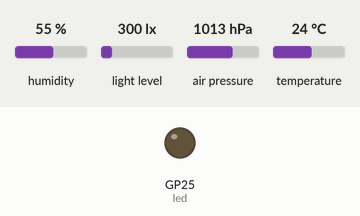
Recording of a program running on a simulated Raspberry Pi Pico running CircuitPython. Parts: output pins drawn as LEDs (lit = HIGH). Dashed ring = blinking. The test bench sets the inputs (shaded band); at power-on: humidity 55 %, light level 300 lx, air pressure 1013 hPa, temperature 24 °C. The clock reads 2024-03-15 10:24:30 at power-on unless the program sets it; files the program writes start out absent; values from a settings file that is not in the repository are placeholders; web requests get an empty 200 reply after 0.4 s; what the program prints to the serial console is not drawn.

Above: at 13.6 s.
At 14.8 s:
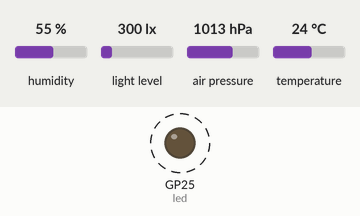
Timing chart, 0 to 15.9 s (numbered marks = the images above):
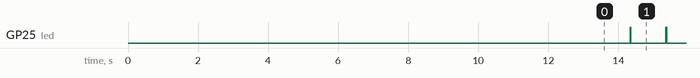

Measured:
- by itself, GP25 (led): alternates HIGH for 0.02 s and LOW for 1.0 s

The program:

code.py
```python
# code.py
#import measure_air_qualityV2
#import measure_air_qualityV3

#import i2c_scanner
#import read_sd_card
#import simpleTest
#import measure_sensor_only
import measure_sensor_SD
#import  measure_sensor_SD_V1
#import testAQI

#import adafruit_connection_manager
#print(dir(adafruit_connection_manager))
```

measure_sensor_SD.py
```python
# This code is designed to read data from either a BME280, BME680, or VEML7700 sensor, log the data to an SD card,
# and optionally send the readings to Adafruit IO.
# It connects to WiFi, sets up an HTTP session,
# and defines functions to send data to Adafruit IO and read sensor data.
# The main loop continuously reads sensor data and sends it to Adafruit IO
# at specified intervals, while also flashing an LED to indicate activity.

# TODO: Add error handling for sensor read failures, WiFi disconnections, and SD card write errors to make the system more robust.

import gc

import wifi
import adafruit_requests
import adafruit_connection_manager
from time import time, sleep
import os
import ssl
import busio
import board
import digitalio
import ipaddress
import adafruit_bme680
from adafruit_bme280 import basic as adafruit_bme280
import adafruit_veml7700
import adafruit_sdcard
import storage
import re
import adafruit_ntp
import rtc

update_interval = 220  # seconds suggest 220 when online - has to be less than 250 to guarantee one update per 5 minute cycle, can be set lower for more frequent updates if desired
led = digitalio.DigitalInOut(board.LED)
led.direction = digitalio.Direction.OUTPUT
ledTime = 0.02  # seconds
sdExists = True
sensor1Type = "NONE"
sensor2Type = "NONE"

# ── Config ────────────────────────────────────────────

AIO_USERNAME  = os.getenv("AIO_USERNAME")
AIO_KEY       = os.getenv("AIO_KEY")
AIO_URL       = f"https://io.adafruit.com/api/v2/{AIO_USERNAME}/feeds"

SEALEVELPRESSURE_HPA = 1013.25

# Metar configuration
STATION = os.getenv('METAR_STATION')
METAR_URL = URL = f"https://aviationweather.gov/api/data/metar?ids={STATION}"

prefix = os.getenv('FILE_PREFIX', 'AQ0')
file_name = "/sd/" + prefix + "_LOG" + ".csv"  # Global variable to hold the current file name for logging
last_SL_pressure = SEALEVELPRESSURE_HPA  # Initialize last known sea level pressure with the default value
gas_baseline = float(os.getenv("GAS_BASELINE", "200000"))  # This is a baseline resistance value for the gas sensor, adjust based on your environment and sensor calibration
sendAdafruit = os.getenv("SEND_TO_ADAFRUIT", "false").lower() == "true"  # Set to True to enable sending data to Adafruit IO, False to disable

headers = {
    "X-AIO-Key": AIO_KEY,
    "Content-Type": "application/json"
}
# ──────────────────────────────────────────────────────

def startNewFile(file_name):  # This will create the file and write the header if it doesn't exist
    if sdExists == False:
        print("SD card not found. Cannot create log file.")
        return
    with open(file_name, "w")  as writefile:
        writefile.write("AIR QUALITY MONITOR LOG  \n")
        writefile.write(" Time, Temp(degF), Humidity(%), Pressure(inHg), AQI, Altitude(ft), Resistance(Ohms), Light(Lux)\n")
        writefile.close()
    print(f"New file created, writing header: {file_name}")

# Create the Network Time Protocol (NTP) object after WiFi is connected
def update_RTC_from_NTP():
    try:
        print("Syncing time with internet...")
        ntp = adafruit_ntp.NTP(pool, tz_offset=-7) # -7 for PDT
        rtc.RTC().datetime = ntp.datetime
        print("Clock synchronized!")
    except Exception as e:
        if isinstance(e, OSError) and e.args[0] == 110:  # ETIMEDOUT
            sleep(5)  # Wait a bit before trying again
            print("NTP request timed out. Will try again.")
            ntp = adafruit_ntp.NTP(pool, tz_offset=-7) # -7 for PDT
            rtc.RTC().datetime = ntp.datetime
        else:
            print(f"Could not sync time: {e}")
            print("Logging will proceed with default system time.")


def calculate_aqi(gas, hum):
    hum_weighting = 25
    gas_weight = 100-hum_weighting
    hum_baseline = 40

    # Humidity offset (ideal is 40%)
    gas_offset = gas_baseline-gas
    hum_offset = hum - hum_baseline
    # Score humidity
    if hum_offset > 0:
        #hum_score = (100 - hum_baseline - hum_offset) / (100 - hum_baseline) * (hum_weighting )
        hum_score = ((100 - hum) / (100 - hum_baseline)) * (hum_weighting)

    else:
        hum_score = ((hum) / hum_baseline) * (hum_weighting )

    # Score gas
    gas_score = (gas / gas_baseline) * (gas_weight )
    iaq_score = gas_score + hum_score

    return min(max(iaq_score, 0), 500)  # clamp to 0–500


def read_data_smooth(sensor1Type, sensor2Type):
    # Initialize before the loop with first reading
    slp = get_sea_level_pressure(False)  # Get the initial sea level pressure for altitude calculations
    temp_s, hum_s, pres_s, res_s, alt_s, aqi_s, light_s = read_data(sensor1Type, sensor2Type, slp)

    # Implement a simple moving average smoothing out short-term fluctuations.
    alpha = 0.02  # Smoothing factor, adjust between 0 and 1 (higher is less smooth but more responsive)

    for i in range(update_interval):
        temp, hum, pres, resistance, alt, aqi, light = read_data(sensor1Type, sensor2Type, slp)
        temp_s = alpha * temp + (1 - alpha) * temp_s
        hum_s  = alpha * hum  + (1 - alpha) * hum_s
        pres_s = alpha * pres + (1 - alpha) * pres_s
        res_s  = alpha * resistance + (1 - alpha) * res_s
        alt_s  = alpha * alt  + (1 - alpha) * alt_s
        aqi_s  = alpha * aqi  + (1 - alpha) * aqi_s
        light_s = alpha * light + (1 - alpha) * light_s
        #print(f"Smoothed Readings: Temp={temp_s:.1f}F, Hum={hum_s:.1f}%, Pres={pres_s:.2f}inHg, Res={res_s:.0f}Ω, Alt={alt_s:.2f} meters, AQI={aqi_s:.0f}, Light={light_s:.2f} lux")
        sleep(1)  # Adjust the sleep time as needed to balance responsiveness with smoothing
          # Flash LED to show activity during the update interval
        led.value = True
        sleep(ledTime)
        led.value = False

    return temp_s, hum_s, pres_s, res_s, alt_s, aqi_s, light_s

def read_data(sensor1Type, sensor2Type, pres):
    tempCalib = float(os.getenv('TEMP_CALIB', 0))
    altCalib = float(os.getenv('ALT_CALIB', 0))
    temp, hum, pres, resistance, alt, aqi, light = 0, 0, 0, 0, 0, 0, 0


    try:
        if sensor1Type == "BME280":
            temp = sensor1.temperature * 9 / 5 + 32  + tempCalib  # Convert to Fahrenheit and apply calibration
            hum = sensor1.humidity
            pres = sensor1.pressure
            alt = (last_SL_pressure - pres) *8.33  + altCalib # Calculate altitude based on current pressure and sea level pressure in meters
            pres = pres * 0.02953 # converted to inches Hg
        if sensor1Type == "BME680":
            sensor1.sea_level_pressure = last_SL_pressure # this nominal sealevel pressure is used to calculate altitude,
            temp = sensor1.temperature * 9 / 5 + 32 + tempCalib  # Convert to Fahrenheit and apply calibration
            hum = sensor1.relative_humidity
            pres = sensor1.pressure * 0.02953 # converted to inches Hg
            alt = sensor1.altitude + altCalib # Add altitude calibration from settings.toml
            resistance = sensor1.gas  # Get the gas resistance value from the BME680
            aqi = calculate_aqi(resistance, hum)  # Calculate the AQI based on gas resistance and humidity
        if sensor2Type == "VEML7700":
            light = sensor2.lux  # Get the light level in lux from the VEML7700
    except Exception as e:
            print(f"Error reading sensor: {e}")
            return 0, 0, 0, 0, 0, 0, 0
    return temp, hum, pres, resistance, alt, aqi, light


def write_data(temp, hum, pres, alt, aqi , resistance, light):
    now = rtc.RTC().datetime
    now = f"{now.tm_year}-{now.tm_mon:02d}-{now.tm_mday:02d} {now.tm_hour:02d}:{now.tm_min:02d}:{now.tm_sec:02d}"
    try:
        with open(file_name, "a") as f:
            f.write(f"{now}, {temp:.1f}, {hum:.1f}, {pres:.2f},  {alt:.0f},{aqi:.0f},{resistance:.0f},{light:.0f} \n")
        print(f"Logged at {now}s, {temp:.1f}, {hum:.1f}, {pres:.2f}, {alt:.0f}, {aqi:.0f}, {resistance:.0f},{light:.0f}")
    except OSError as e:
        print(f"Error writing to SD card: {e}")

def send_to_adafruit(feed_name, value):
    url = f"{AIO_URL}/{feed_name}/data"
    payload = f'{{"value": "{value}"}}'
    gc.collect()

    try:
        response = https.post(url, headers=headers, data=payload)
        print(f"Sent {feed_name}={value} → {response.status_code}")
        response.close()
    except Exception as e:
        print(f"Error sending {feed_name}:", e)
    finally:
        adafruit_connection_manager.connection_manager_close_all(pool)
        gc.collect()

def get_sea_level_pressure(first_run=False):
    print(f"Fetching sea level pressure for {STATION}...")
    global last_SL_pressure
    try:
        gc.collect()  # Run garbage collection to free up memory before making the request
        metar_text = None   # Clear previous METAR text to avoid confusion in case of request failure
        try:
            response = https.get(URL, timeout=15)
            metar_text = response.text
            response.close()
        except (RuntimeError, OSError) as e:
            print(f"Connection error: {e}")
            # Optional: Force a Wi-Fi reset here if it fails repeatedly

        #print(f"METAR Response: {metar_text}")  # Debug print to see the full METAR response
        sea_level_pressure = get_pressure_robust(metar_text)

        #print(f"Altimeter Setting:  {sea_level_pressure:.2f} hPa)")
        if first_run:
            sea_level_pressure = sea_level_pressure # Use the initial pressure reading as the starting point for sea level pressure
        else:
            sea_level_pressure = 0.95 * last_SL_pressure + 0.05 * sea_level_pressure # average the new reading with the last known sea level pressure to smooth out fluctuations
            last_SL_pressure =sea_level_pressure # Update the last known sea level pressure with the new value
        print(f"Using Sea Level Pressure: {sea_level_pressure:.2f} hPa")
    except Exception as e:
        print(f"Error fetching sea level pressure: {e}")
        sea_level_pressure = last_SL_pressure
    #print(f"Using Sea Level Pressure: {sea_level_pressure:.2f} hPa")
    return sea_level_pressure

def get_pressure_robust(text):
    if text is None or "METAR" not in text:
        return None

    try:
        # 1. Search for SLP (High Resolution)
        if "SLP" in text:
            idx = text.find("SLP")
            # Extract the 3 digits after 'SLP'
            slp_str = text[idx+3 : idx+6]
            if slp_str.isdigit():
                val = int(slp_str)
                # Logic: SLP130 -> 1013.0, SLP992 -> 999.2
                if val < 500: hpa = (10000 + val) / 10
                if val > 500: hpa = (9000 + val) / 10
                return hpa

        # 2. Fallback to Altimeter (A2992)
        if " A" in text: # Look for space then A to avoid other letters
            idx = text.find(" A") + 1
            alt_str = text[idx+1 : idx+5]
            if alt_str.isdigit():
                inhg = float(alt_str) / 100
                return inhg * 33.8639

    except Exception as e:
        print(f"Parsing error: {e}")

    return None
# TODO - Use i2c_scanner.py to detect which sensor is connected and set the 1 variable accordingly, rather than relying on a manual setting in settings.toml. This would make the system more plug-and-play and reduce the chances of user error in configuration.


def initialize_sensors():
    global  sensor1, sensor1Type, sensor2, sensor2Type

    i2c = busio.I2C(board.GP21, board.GP20)  # SCL, SDA
    sleep(1)  # Short delay to ensure I2C bus is ready

    while not i2c.try_lock():
        pass
    print(
            "I2C addresses found:",
            [hex(device_address) for device_address in i2c.scan()],
        )
    I2C_addresses = [hex(device_address) for device_address in i2c.scan()]
    i2c.unlock()

    if "0x76" in I2C_addresses:
        sensor1Type = "BME280"
    elif "0x77" in I2C_addresses:
       sensor1Type = "BME680"
    else:
        sensor1Type = "NONE"

    if "0x10" in I2C_addresses:
        sensor2Type = "VEML7700"
    else:
        sensor2Type = "NONE"
    try:
        if sensor1Type != "NONE":
            print(f"Initializing  {sensor1Type}, {sensor2Type} sensors...")

        if sensor1Type == "BME280":
            sensor1 = adafruit_bme280.Adafruit_BME280_I2C(i2c, address=0x76)
        if sensor1Type == "BME680":        # ENS160 for air quality and AHT21 for temp and humidity
            sensor1 = adafruit_bme680.Adafruit_BME680_I2C(i2c, address=0x77, refresh_rate=1)
        if sensor2Type == "VEML7700":
            sensor2 = adafruit_veml7700.VEML7700(i2c, address=0x10)
            sensor2.gain = 0  # Set gain to 1x for a wider measurement range
            sensor2.integration_time = 100  # Set integration time to 100ms for better sensitivity in low light
    except Exception as e:
        print(f"Error initializing sensors: {e}")
        print("No valid sensor found. ")


# Connect to WiFi
print("Connecting to WiFi...")
#  set static IP address to avoid issues with changing IPs and to make it easier to access the web interface. Make sure the IP address you choose is outside the range of addresses your router assigns via DHCP to avoid conflicts. You can check your router's settings to see the DHCP range and choose an IP address that is not in that range. For example, if your router assigns addresses from
# Retrieve strings from settings.toml
if DHCP_ENABLE := os.getenv("DHCP_ENABLE", "true").lower() == "true":
    print("DHCP is enabled. Connecting with dynamic IP address.")
else:
    ipv4 = os.getenv("IP_ADDRESS")   #ipaddress.IPv4Address("os.getenv('IP_ADDRESS')")
    gateway = os.getenv("MY_GATEWAY")
    netmask = os.getenv("MY_NETMASK")
    ipv4 = ipaddress.IPv4Address(ipv4)  # Convert the string to an IPv4Address object
    netmask = ipaddress.IPv4Address(netmask)  #netmask = ipaddress.IPv4Address("255.255.255.0")
    gateway = ipaddress.IPv4Address(gateway)    #("192.168.254.254")  #("192.168.254.254")
    wifi.radio.set_ipv4_address(ipv4=ipv4, netmask=netmask, gateway=gateway)

    print(f"Using IP address: {ipv4}  gateway: {gateway}  netmask: {netmask}")

wifi.radio.connect(os.getenv('CIRCUITPY_WIFI_SSID'), os.getenv('CIRCUITPY_WIFI_PASSWORD'))

print("Connected! IP:", wifi.radio.ipv4_address)

# Connect to the card and mount the filesystem.
spi = busio.SPI(board.GP18, board.GP19, board.GP16)  # SCK, MOSI, MISO
cs = digitalio.DigitalInOut(board.GP17)  # CS pin for SD card
try:

    sdcard = adafruit_sdcard.SDCard(spi, cs)
    vfs = storage.VfsFat(sdcard)
    storage.mount(vfs, "/sd")
except Exception as e:
    print(f"Error mounting SD card: {e}")
    sdExists = False

# Set up HTTPS session
pool = adafruit_connection_manager.get_radio_socketpool(wifi.radio)
ssl_context = adafruit_connection_manager.get_radio_ssl_context(wifi.radio)
https = adafruit_requests.Session(pool, ssl_context)

update_RTC_from_NTP()  # Sync the RTC with NTP time before starting the main loop

initialize_sensors()

last_SL_pressure = get_sea_level_pressure(True)
count = 0  # Counter to track when to update RTC and sea level pressure


# Check if the file already exists to decide whether to write a header
try:
    os.stat(file_name)
    print("File exists, appending data to:", file_name )
        # Format the timestamp: YYYY-MM-DD HH:MM:SS
    now = rtc.RTC().datetime
    timestamp = f"{now.tm_year}-{now.tm_mon:02d}-{now.tm_mday:02d} {now.tm_hour:02d}:{now.tm_min:02d}:{now.tm_sec:02d}"

    with open(file_name, "a") as f:
        f.write(f"RESTART:  {timestamp}  \n")
except OSError:
    startNewFile(file_name)  # This will create the file and write the header if it doesn't exist

# The first reading can be inaccurate, so we take an initial reading and discard it
temp, hum, pres, altitude, eCO2, resistance, light = read_data(sensor1Type, sensor2Type, pres=last_SL_pressure)
if update_interval > 50:    #If the update interval is short, we are probably testing so we can skip the delay.
    sleep(10)  # Short delay before starting the main loop
print("Logging started. Press Ctrl+C to stop.\n")

# ── Main loop ─────────────────────────────────────────

while True:
        # Get the actual sensor readings
    temp, hum, pres, resistance, alt, aqi, light = read_data_smooth(sensor1Type, sensor2Type)
    alt = alt * 3.28084 # convert to feet

    if count > 86400/update_interval:  # Sync RTC every 24 hours to account for internal clock drift
            update_RTC_from_NTP()
            count = 0  # Reset the counter after updating sea level pressure
    count += 1

    if sdExists == True:
        write_data(temp, hum, pres, alt, aqi, resistance, light)  # This function will write the data to the SD card

    if sendAdafruit:
         # Use the prefix from settings.toml to determine which Adafruit IO feed to send to
        send_to_adafruit(f"{prefix}-temperature", f"{temp:.1f}")
        send_to_adafruit(f"{prefix}-humidity", f"{hum:.0f}")
        send_to_adafruit(f"{prefix}-light", f"{light:.0f}")
        send_to_adafruit(f"{prefix}-altitude", f"{alt:.0f}")
        send_to_adafruit(f"{prefix}-airquality", f"{aqi:.0f}")

        print("Data sent to Adafruit IO. Waiting for next reading...\n")
```
